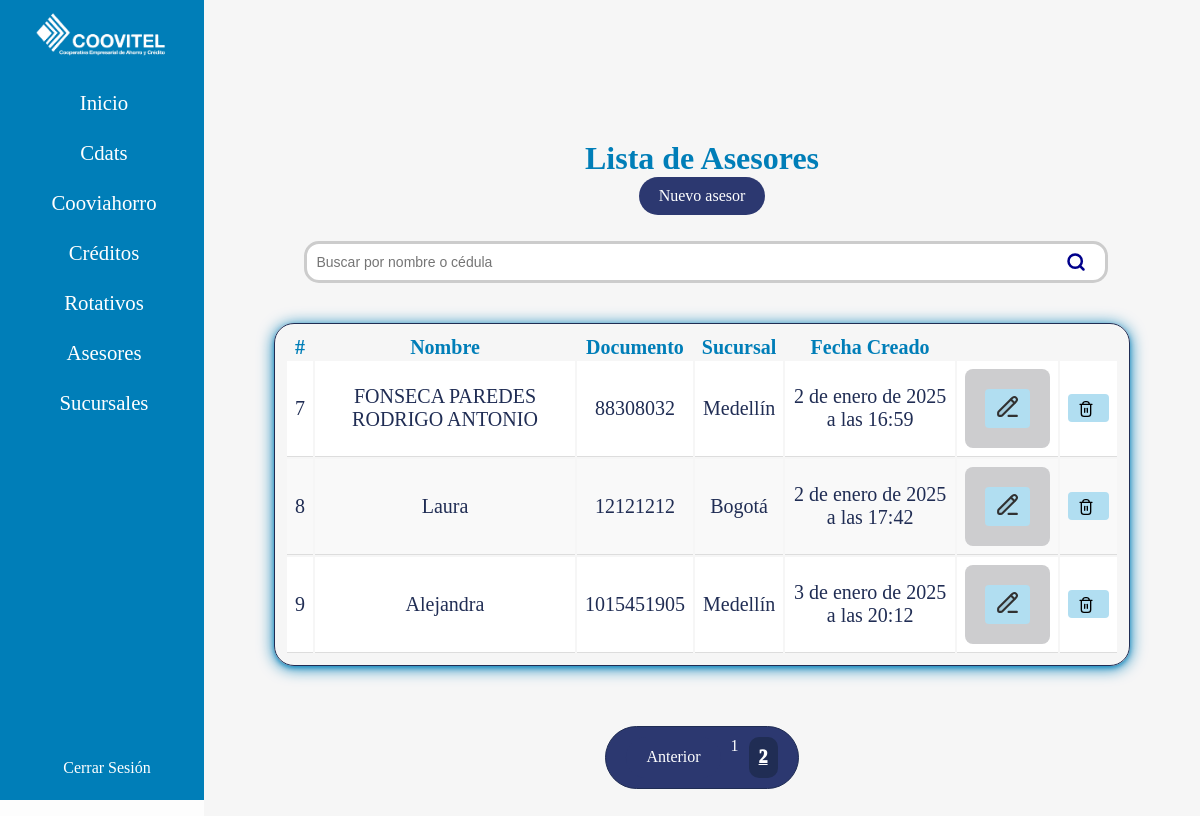
The page /lista-asesores/?page=2 (signed in) on the database its author committed.
### asesores/models.py (models this page shows)
class Asesores(models.Model):
    name = models.CharField(max_length=200)
    document = models.IntegerField()
    sucursal = models.ForeignKey(Sucursal, on_delete=models.CASCADE)
    dateCreated = models.DateTimeField(auto_now_add=True)

class Sucursal(models.Model):
    name = models.CharField(max_length=100)
    def __str__(self) -> str:
        return self.name

### asesores/views.py (the view)
# urls.py: path('lista-asesores/', views.asesorCreate, name='asesoresList'),
@login_required
def asesorCreate(request):
    search_query = request.GET.get('search', '').strip()
    update = False
    asesores = Asesores.objects.all()
    if search_query:
        asesores = asesores.filter(
            Q(name__icontains=search_query) | Q(document__icontains=search_query)
        )
    page = request.GET.get('page', 1)
    paginator = Paginator(asesores, 5)
    try:
        asesores = paginator.page(page)
    except Exception as e:
        messages.error(request, 'Error al paginar los asesores: {}'.format(e))
        asesores = paginator.page(1)
    if request.method == 'POST':
        formNum = request.POST.get("form_id")
        if formNum == "form-created-asesor":
            form = AsesoresForm(request.POST)
            if form.is_valid():
                form.save()
                messages.success(request, '¡Asesor registrado con éxito!')
                return redirect('asesoresList')
        elif str(formNum).startswith("form-update-asesor"):
            asesor = Asesores.objects.get(id=formNum.split("-")[-1])
            form = AsesoresForm(request.POST, instance=asesor)
            if form.is_valid():
                form.save()
                messages.success(request, '¡Asesor actualizado con éxito!')
                return redirect('asesoresList')
        else:
            currentId = formNum.split("-")[-1]
            update = True
            form = AsesoresForm(instance=Asesores.objects.get(id=currentId))
    else:
        form = AsesoresForm()
    return render(
        request,
        'asesores.html',
        {
            'form': form,
            'update': update,
            'asesores': asesores,
            'paginator': paginator,
            'current_page': asesores,
            'search_query': search_query,
        }
    )

### asesores/forms.py
class AsesoresForm(forms.ModelForm):
    class Meta():
        model = Asesores
        fields = ['name', 'document', 'sucursal']
        labels = {
            'name': 'Nombre Asesor',
            'document': 'Documento Asesor',
            'sucursal': 'Sucursal'
        }
        widgets = {
            'sucursal': forms.Select(attrs={
                'class': 'set-select'
            })
        }

### asesores/templates/asesores.html (shortened to what this page needs)
{% extends "base.html" %}
{% block content %}
    <div class="types">
        <br>
        <br>
        <br>
        <br>
        <br>
        <br>
    <table style="width:100%; text-align:center; font-size:20px;">
        <div style="display: flex; justify-content: space-between; align-items: center;">
        <h1 style="margin: 0; text-align:center;">Lista de Asesores</h1>
    </div>
        <button type="submit" class="new-asesor" onclick="openListModal()">
            Nuevo asesor
        </button>
        <br>
        <form method="get" class="search-form" style="display: flex; align-items: center;">
            <div style="position: relative; flex: 1;">
                <input type="text" name="search" placeholder="Buscar por nombre o cédula  "
                       value="{{ search_query }}" class="search-input"
                       style="width: 101%; padding: 10px 600px 10px 10px; border-radius: 15px; border: 3px solid #ccc;">
                <button type="submit" class="button-buscar"
                        style="position: absolute; right: 10px; top: 45%; transform: translateY(-50%);
                               background: none; border: none; cursor: pointer; padding: 5px;">
                    <svg xmlns="http://www.w3.org/2000/svg" width="20" height="20" viewBox="0 0 24 24" fill="none"
                         stroke="#00008B" stroke-width="3" stroke-linecap="round" stroke-linejoin="round">
                        <circle cx="11" cy="11" r="8"/>
                        <line x1="21" y1="21" x2="16.65" y2="16.65"/>
                    </svg>
                </button>
            </div>
        </form>
        <thead>
            <tr>
                <th>#</th>
                <th>Nombre</th>
                <th>Documento</th>
                <th>Sucursal</th>
                <th>Fecha Creado</th>
                <th></th>
            </tr>
        </thead>
        <tbody>
            {% for asesor in asesores %}
                <tr style="background-color: {% cycle '#ffffff' '#f9f9f9' %}; height: 40px;">
                    <td style="padding: 8px; border-bottom: 1px solid #ddd;">{{ asesor.id}}</td>
                    <td style="padding: 8px; border-bottom: 1px solid #ddd;">{{ asesor.name }}</td>
                    <td style="padding: 8px; border-bottom: 1px solid #ddd;">{{ asesor.document }}</td>
                    <td style="padding: 8px; border-bottom: 1px solid #ddd;">{{ asesor.sucursal }}</td>
                    <td style="padding: 8px; border-bottom: 1px solid #ddd;">{{ asesor.dateCreated }}</td>
                    <td style="padding: 8px; border-bottom: 1px solid #ddd;">
                        <form method="POST">
                            <button type="submit"
                                    style="background-color:#b1def1; color: black; border: none; padding: 5px 10px; cursor: pointer; border-radius: 4px; font-family: Georgia, 'Times New Roman', Times, serif;">
                            </button>
                        </form>
                    </td>
                    <td style="padding: 8px; border-bottom: 1px solid #ddd;">
                            <button type="button" onclick="openDeleteConfirmationModal({{ asesor.id }})"
                                    style="background-color:#b1def1; color: black; border: none; padding: 5px 10px; cursor: pointer; border-radius: 4px; font-family: Georgia, 'Times New Roman', Times, serif;">
                            </button>
                    </td>
                </tr>
            {% endfor %}
        </tbody>
    </table>
     {% include 'paginator.html' %}
    </div>
{% endblock content %}

### account/static/css/style.css (style rules this page uses)
:root { --backColor: #fdfdfd; --colorWhite: #fff; --colorLinks: #007eb8; --colorOne: #202d54; --colorTwo: #2c3870; --colorThree: #2d2e83; --colorFour: #007eb8; }
* { margin: 0; padding: 0; box-sizing: border-box; }
html { height: 100%; height: 100vh; font-family:Georgia, 'Times New Roman', Times, serif; color: var(--colorFour); }
body { height: auto; min-height: 100%; min-height: 100vh; overflow-y: scroll; background-color: var(--backColor); display: grid; grid-template-areas: "aside main main"; grid-template-columns: 17vw 1fr; grid-template-rows: 1fr auto; }

### controls/static/css/style2.css (style rules this page uses)
:root { --backColor: #fdfdfd; --colorWhite: #fff; --colorLinks: #007eb8; --colorOne: #202d54; --colorTwo: #2c3870; --colorThree: #2d2e83; --colorFour: #007eb8; }
.types { width: 100%; display: flex; flex-direction: column; justify-content: center; align-items: center; }
td { color: #202d54; padding: 5px 0px; }
tr:nth-child(2n) { background-color: #007eb810; }

### controls/static/css/options.css (style rules this page uses)
:root { --backColor: #fdfdfd; --colorWhite: #fff; --colorLinks: #007eb8; --colorOne: #202d54; --colorTwo: #2c3870; --colorThree: #2d2e83; --colorFour: #007eb8; }

### asesores/static/css/asesores.css (style rules this page uses)
form { width: 100%; max-width: 500px; margin: 0 auto; padding: 20px; background-color: #cdcdcf; border-radius: 8px; }
input, textarea { width: 100%; padding: 10px; margin: 8px 0 20px; border: 1px solid #ccc; border-radius: 5px; font-size: 14px; }
.new-asesor { font-family:Georgia, 'Times New Roman', Times, serif; background-color: #2c3870; color: white; border: none; padding: 10px 20px; font-size: 16px; border: 0; border-radius: 25px; cursor: pointer; }
:root { --backColor: #fdfdfd; --colorWhite: #fff; --colorLinks: #007eb8; --colorOne: #202d54; --colorTwo: #2c3870; --colorThree: #2d2e83; --colorFour: #007eb8; }
.types { width: 100%; display: flex; flex-direction: column; justify-content: center; align-items: center; }
td { color: #202d54; padding: 5px 0px; }
tr:nth-child(2n) { background-color: #007eb810; }

### asesores/static/css/paginator.css (style rules this page uses)
:root { --backColor: #fdfdfd; --colorWhite: #fff; --colorLinks: #007eb8; --colorOne: #202d54; --colorTwo: #2c3870; --colorTwoLow: #2c387028; --colorThree: #2d2e83; --colorFour: #007eb8; }
button { font-family:Georgia, 'Times New Roman', Times, serif; background-color: #2c3870; color: white; border: none; padding: 10px 20px; font-size: 16px; border: 0; border-radius: 25px; cursor: pointer; }

### rows shown on the page
Asesores: id "7", name "FONSECA PAREDES RODRIGO ANTONIO", document "88308032", sucursal "Medellín", dateCreated "2 de enero de 2025 a las 16:59"
Asesores: id "8", name "Laura", document "12121212", sucursal "Bogotá", dateCreated "2 de enero de 2025 a las 17:42"
Asesores: id "9", name "Alejandra", document "1015451905", sucursal "Medellín", dateCreated "3 de enero de 2025 a las 20:12"

### other values the page prints
{{ page }} "1" "2"
